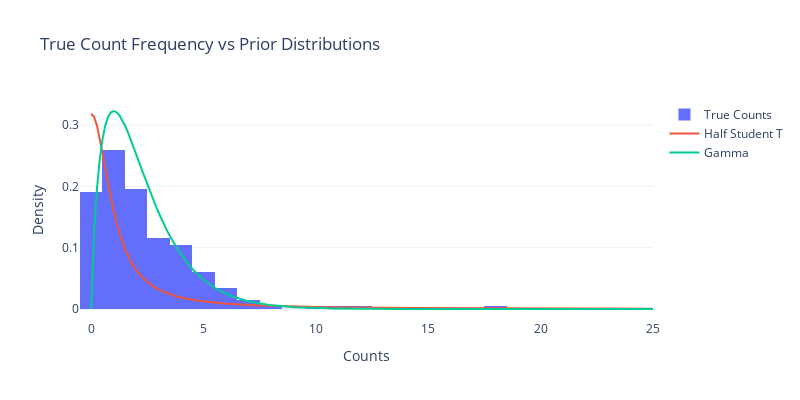

Notebook code for this chart:
### Markdown cell above
### Probabilistic Programming method

Probabilistic models utilise **Bayesian Theorem** to derive the following formula from the Conditional Probability theory:

$$P(A|B)=\frac{P(B|A)P(A)}{P(B)}$$

Where:
- $P(A|B)$ is the posterior, meaning conditional probability of event $A$ given that $B$ is true
- $P(B|A)$ is the likelihood, also conditional probability of event $B$ ocurring given $A$ is true
- $P(A)$ is the prior (information we already know about)
- $P(B)$ is the marginal probability of observing event $B$

There are many benefits from using probabilistic modelling. Some of them are included below:
- no assumptions made about the distribution of the data
- it allows us to provide prior information to the model about distributions
- it does not require a lot of data
- it gives us the predictions and the uncertainty about them

In probabilistic programming we use the prior information we already have (like the distribution of the outcome random variable), then we define the likelihood, which tells the library how to sample the probability space given the data, and then we perform an analysis of the posterior, which contains N-samples drawn from the distibution.

In relation to our dataset here, I have identified a two candidate distrubutions, which can be used as a prior in the model:

- Half Student T distribution with parameters $\sigma=1.0$ and $\nu=1.0$ and density function:

$$f(t)=\frac{\gamma(\frac{\nu + 1}{2})}{\sqrt{\nu \pi} \Gamma (\frac{\nu}{2})} (1 + \frac{t^2}{\nu})^{-\frac{\nu + 1}{2}}$$

Where $\nu$ is the number of degrees of freedom and $\Gamma$ is the gamma function.

- Gamma distribution with parameters $\alpha=1.5$ (shape) and $\beta=0.5$ (rate) and density function:

$$f(x;\alpha;\beta)=\frac{\beta^\alpha x^{\alpha-1} e^{-\beta x}}{\Gamma(\alpha)}$$

Where $x>0$, $\alpha,\beta > 0$ and $\Gamma(\alpha)$ is the gamma function

Below is the multi-plot with both distrubutions and the true dataset with counts between 1PM and 3PM. Based on this plot we can assess which distribution is more suitable as a prior in our model.

### Code cell
import scipy.stats as st

# create a copy of the dataframe not to polute the original one
resampled = resampled_clean.copy()

# define x
n_size = 200
x = np.linspace(start=0, stop=25, num=n_size)

# generate HalfStudentT data
sigma = 1.0
nu = 1.0
prior_t_pdf = st.t.pdf(x, df=nu, loc=0, scale=sigma)

# generate Gamma data
a = 1.8 # shape
b = 0.8 # rate = 1/scale
prior_g_pdf = st.gamma.pdf(x, a=a, scale=1/b)

# get sample from the data for a given hour
hours = [13,14,15]
filtered = resampled[resampled['hour'].isin(hours)].head(n_size)
true_counts = filtered['obs_count'].values

# construct the multi scatter plot
fig = go.Figure()
fig.add_trace(go.Histogram(x=true_counts, name='True Counts', histnorm='probability'))
fig.add_trace(go.Scatter(x=x, y=prior_t_pdf, name='Half Student T'))
fig.add_trace(go.Scatter(x=x, y=prior_g_pdf, name='Gamma'))
fig.update_layout(title='True Count Frequency vs Prior Distributions', height=400, width=800,
                  xaxis_title="Counts", yaxis_title="Density")
fig.show()

### Figure 1 — Plotly figure (JSON) as saved in the notebook; plotly's stock layout.template omitted (floating-point values rounded to 4 significant figures; data arrays with more than 128 entries replaced by an {"elided": "..."} marker saying what was removed)
{"data": [{"histnorm": "probability", "name": "True Counts", "type": "histogram", "x": {"elided": "200 int values"}}, {"name": "Half Student T", "type": "scatter", "x": {"elided": "200 float values"}, "y": {"elided": "200 float values"}}, {"name": "Gamma", "type": "scatter", "x": {"elided": "200 float values"}, "y": {"elided": "200 float values"}}], "layout": {"height": 400, "title": {"text": "True Count Frequency vs Prior Distributions"}, "width": 800, "xaxis": {"autorange": true, "range": [-0.5, 25], "title": {"text": "Counts"}, "type": "linear"}, "yaxis": {"autorange": true, "range": [-0.01794, 0.3408], "title": {"text": "Density"}, "type": "linear"}}}
